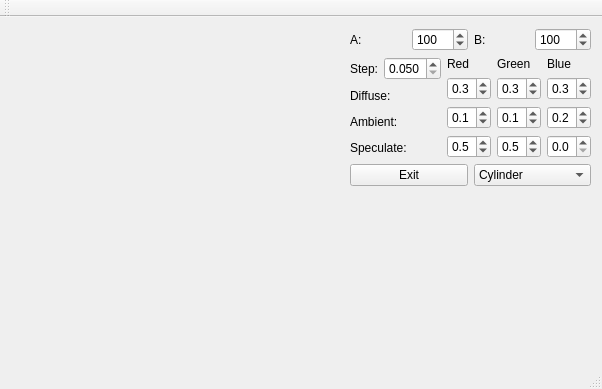
<?xml version="1.0" encoding="UTF-8"?>
<ui version="4.0">
 <class>MainWindow</class>
 <widget class="QMainWindow" name="MainWindow">
  <property name="geometry">
   <rect>
    <x>0</x>
    <y>0</y>
    <width>602</width>
    <height>389</height>
   </rect>
  </property>
  <property name="windowTitle">
   <string>MainWindow</string>
  </property>
  <widget class="QWidget" name="centralWidget">
   <layout class="QGridLayout" name="gridLayout">
    <item row="0" column="0">
     <spacer name="horizontalSpacer">
      <property name="orientation">
       <enum>Qt::Horizontal</enum>
      </property>
      <property name="sizeHint" stdset="0">
       <size>
        <width>232</width>
        <height>20</height>
       </size>
      </property>
     </spacer>
    </item>
    <item row="0" column="1">
     <layout class="QVBoxLayout" name="verticalLayout_6">
      <item>
       <layout class="QHBoxLayout" name="horizontalLayout">
        <item>
         <widget class="QLabel" name="label_2">
          <property name="text">
           <string>A:</string>
          </property>
         </widget>
        </item>
        <item>
         <widget class="QDoubleSpinBox" name="doubleSpinBox">
          <property name="decimals">
           <number>0</number>
          </property>
          <property name="minimum">
           <double>1.000000000000000</double>
          </property>
          <property name="maximum">
           <double>1000.000000000000000</double>
          </property>
          <property name="singleStep">
           <double>5.000000000000000</double>
          </property>
          <property name="value">
           <double>100.000000000000000</double>
          </property>
         </widget>
        </item>
        <item>
         <widget class="QLabel" name="label">
          <property name="text">
           <string>B:</string>
          </property>
         </widget>
        </item>
        <item>
         <widget class="QDoubleSpinBox" name="doubleSpinBox_2">
          <property name="decimals">
           <number>0</number>
          </property>
          <property name="minimum">
           <double>1.000000000000000</double>
          </property>
          <property name="maximum">
           <double>1000.000000000000000</double>
          </property>
          <property name="singleStep">
           <double>5.000000000000000</double>
          </property>
          <property name="value">
           <double>100.000000000000000</double>
          </property>
         </widget>
        </item>
       </layout>
      </item>
      <item>
       <layout class="QHBoxLayout" name="horizontalLayout_3">
        <item>
         <layout class="QVBoxLayout" name="verticalLayout_5">
          <item>
           <layout class="QHBoxLayout" name="horizontalLayout_2">
            <item>
             <widget class="QLabel" name="label_5">
              <property name="text">
               <string>Step:</string>
              </property>
             </widget>
            </item>
            <item>
             <widget class="QDoubleSpinBox" name="doubleSpinBox_5">
              <property name="decimals">
               <number>3</number>
              </property>
              <property name="minimum">
               <double>0.050000000000000</double>
              </property>
              <property name="maximum">
               <double>1.000000000000000</double>
              </property>
              <property name="singleStep">
               <double>0.010000000000000</double>
              </property>
             </widget>
            </item>
           </layout>
          </item>
          <item>
           <layout class="QVBoxLayout" name="verticalLayout_4">
            <item>
             <widget class="QLabel" name="label_7">
              <property name="text">
               <string>Diffuse:</string>
              </property>
             </widget>
            </item>
            <item>
             <widget class="QLabel" name="label_8">
              <property name="text">
               <string>Ambient:</string>
              </property>
             </widget>
            </item>
            <item>
             <widget class="QLabel" name="label_9">
              <property name="text">
               <string>Speculate:</string>
              </property>
             </widget>
            </item>
           </layout>
          </item>
         </layout>
        </item>
        <item>
         <layout class="QVBoxLayout" name="verticalLayout_3">
          <item>
           <widget class="QLabel" name="label_3">
            <property name="text">
             <string>Red</string>
            </property>
           </widget>
          </item>
          <item>
           <widget class="QDoubleSpinBox" name="doubleSpinBoxDR">
            <property name="decimals">
             <number>1</number>
            </property>
            <property name="maximum">
             <double>1.000000000000000</double>
            </property>
            <property name="singleStep">
             <double>0.100000000000000</double>
            </property>
            <property name="value">
             <double>0.300000000000000</double>
            </property>
           </widget>
          </item>
          <item>
           <widget class="QDoubleSpinBox" name="doubleSpinBoxAR">
            <property name="decimals">
             <number>1</number>
            </property>
            <property name="maximum">
             <double>1.000000000000000</double>
            </property>
            <property name="singleStep">
             <double>0.100000000000000</double>
            </property>
            <property name="value">
             <double>0.100000000000000</double>
            </property>
           </widget>
          </item>
          <item>
           <widget class="QDoubleSpinBox" name="doubleSpinBoxSR">
            <property name="decimals">
             <number>1</number>
            </property>
            <property name="maximum">
             <double>1.000000000000000</double>
            </property>
            <property name="singleStep">
             <double>0.100000000000000</double>
            </property>
            <property name="value">
             <double>0.500000000000000</double>
            </property>
           </widget>
          </item>
         </layout>
        </item>
        <item>
         <layout class="QVBoxLayout" name="verticalLayout_2">
          <item>
           <widget class="QLabel" name="label_4">
            <property name="text">
             <string>Green</string>
            </property>
           </widget>
          </item>
          <item>
           <widget class="QDoubleSpinBox" name="doubleSpinBoxDG">
            <property name="decimals">
             <number>1</number>
            </property>
            <property name="maximum">
             <double>1.000000000000000</double>
            </property>
            <property name="singleStep">
             <double>0.100000000000000</double>
            </property>
            <property name="value">
             <double>0.300000000000000</double>
            </property>
           </widget>
          </item>
          <item>
           <widget class="QDoubleSpinBox" name="doubleSpinBoxAG">
            <property name="decimals">
             <number>1</number>
            </property>
            <property name="maximum">
             <double>1.000000000000000</double>
            </property>
            <property name="singleStep">
             <double>0.100000000000000</double>
            </property>
            <property name="value">
             <double>0.100000000000000</double>
            </property>
           </widget>
          </item>
          <item>
           <widget class="QDoubleSpinBox" name="doubleSpinBoxSG">
            <property name="decimals">
             <number>1</number>
            </property>
            <property name="maximum">
             <double>1.000000000000000</double>
            </property>
            <property name="singleStep">
             <double>0.100000000000000</double>
            </property>
            <property name="value">
             <double>0.500000000000000</double>
            </property>
           </widget>
          </item>
         </layout>
        </item>
        <item>
         <layout class="QVBoxLayout" name="verticalLayout">
          <item>
           <widget class="QLabel" name="label_6">
            <property name="text">
             <string>Blue</string>
            </property>
           </widget>
          </item>
          <item>
           <widget class="QDoubleSpinBox" name="doubleSpinBoxDB">
            <property name="decimals">
             <number>1</number>
            </property>
            <property name="maximum">
             <double>1.000000000000000</double>
            </property>
            <property name="singleStep">
             <double>0.100000000000000</double>
            </property>
            <property name="value">
             <double>0.300000000000000</double>
            </property>
           </widget>
          </item>
          <item>
           <widget class="QDoubleSpinBox" name="doubleSpinBoxAB">
            <property name="decimals">
             <number>1</number>
            </property>
            <property name="maximum">
             <double>1.000000000000000</double>
            </property>
            <property name="singleStep">
             <double>0.100000000000000</double>
            </property>
            <property name="value">
             <double>0.200000000000000</double>
            </property>
           </widget>
          </item>
          <item>
           <widget class="QDoubleSpinBox" name="doubleSpinBoxSB">
            <property name="decimals">
             <number>1</number>
            </property>
            <property name="maximum">
             <double>1.000000000000000</double>
            </property>
            <property name="singleStep">
             <double>0.100000000000000</double>
            </property>
           </widget>
          </item>
         </layout>
        </item>
       </layout>
      </item>
      <item>
       <layout class="QHBoxLayout" name="horizontalLayout_7">
        <item>
         <widget class="QPushButton" name="pushButton">
          <property name="text">
           <string>Exit</string>
          </property>
         </widget>
        </item>
        <item>
         <widget class="QComboBox" name="comboBox">
          <item>
           <property name="text">
            <string>Cylinder</string>
           </property>
          </item>
          <item>
           <property name="text">
            <string>Tor</string>
           </property>
          </item>
          <item>
           <property name="text">
            <string>Hat</string>
           </property>
          </item>
         </widget>
        </item>
       </layout>
      </item>
     </layout>
    </item>
    <item row="1" column="1">
     <spacer name="verticalSpacer">
      <property name="orientation">
       <enum>Qt::Vertical</enum>
      </property>
      <property name="sizeHint" stdset="0">
       <size>
        <width>20</width>
        <height>62</height>
       </size>
      </property>
     </spacer>
    </item>
   </layout>
  </widget>
  <widget class="QMenuBar" name="menuBar">
   <property name="geometry">
    <rect>
     <x>0</x>
     <y>0</y>
     <width>602</width>
     <height>25</height>
    </rect>
   </property>
  </widget>
  <widget class="QToolBar" name="mainToolBar">
   <attribute name="toolBarArea">
    <enum>TopToolBarArea</enum>
   </attribute>
   <attribute name="toolBarBreak">
    <bool>false</bool>
   </attribute>
  </widget>
  <widget class="QStatusBar" name="statusBar"/>
 </widget>
 <layoutdefault spacing="6" margin="11"/>
 <resources/>
 <connections/>
</ui>
